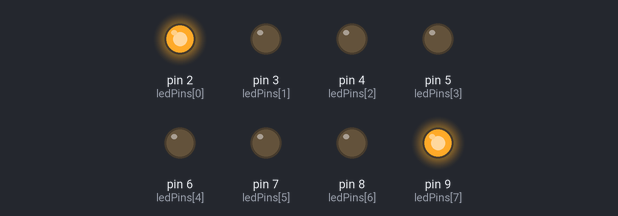
This sketch was run on a simulated Arduino Uno, built with avr-gcc and run on an emulated ATmega328P. Shown: output pins drawn as LEDs (lit = HIGH).

Above: at 0.2 s.
At 0.7 s:
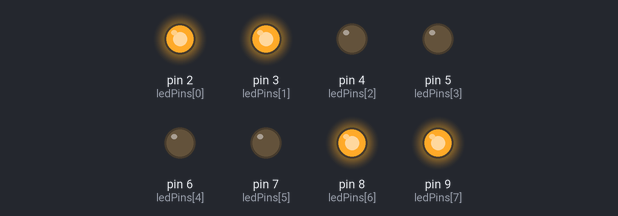
At 1.7 s:
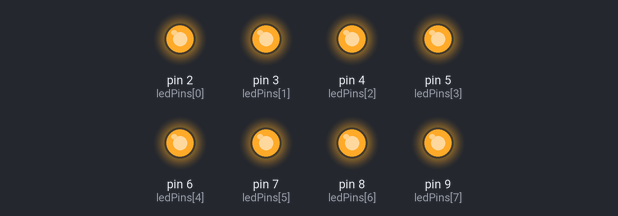
At 2.2 s:
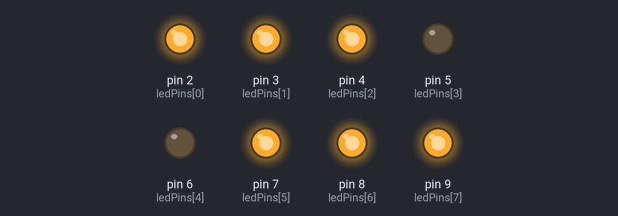
At 4.0 s:
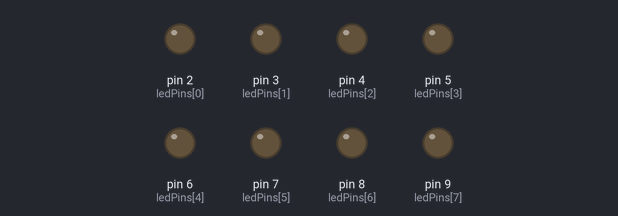
Timing chart, 0 to 5.9 s (numbered marks = the images above):
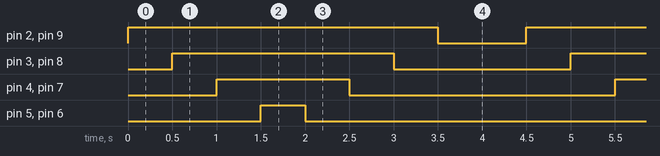

Measured:
- by itself, pin 2 (ledPins[0]), pin 9 (ledPins[7]): alternates HIGH for 3.5 s and LOW for 1.0 s
- by itself, pin 3 (ledPins[1]), pin 8 (ledPins[6]): alternates HIGH for 2.5 s and LOW for 2.0 s
- by itself, pin 4 (ledPins[2]), pin 7 (ledPins[5]): alternates HIGH for 1.5 s and LOW for 3.0 s
- by itself, pin 5 (ledPins[3]), pin 6 (ledPins[4]): alternates HIGH for 0.50 s and LOW for 4.0 s

The sketch:

C1E10.ino
```cpp
//Secuencia de 8 leds desde los bordes hasta el centro y de regreso

int ledPins[] = {2, 3, 4, 5, 6, 7, 8, 9};
int numLEDs = 8;

void setup() {
  for (int i = 0; i < numLEDs; i++) {
    pinMode(ledPins[i], OUTPUT);
  }
}

void loop() {

  for (int i = 0; i < 4; i++) {
    digitalWrite(ledPins[i], HIGH);
    digitalWrite(ledPins[numLEDs - 1 - i], HIGH);
    delay(500);
  }


  for (int i = 3; i >= 0; i--) {
    digitalWrite(ledPins[i], LOW);
    digitalWrite(ledPins[numLEDs - 1 - i], LOW);
    delay(500);
  }

  delay(500);
}
```
